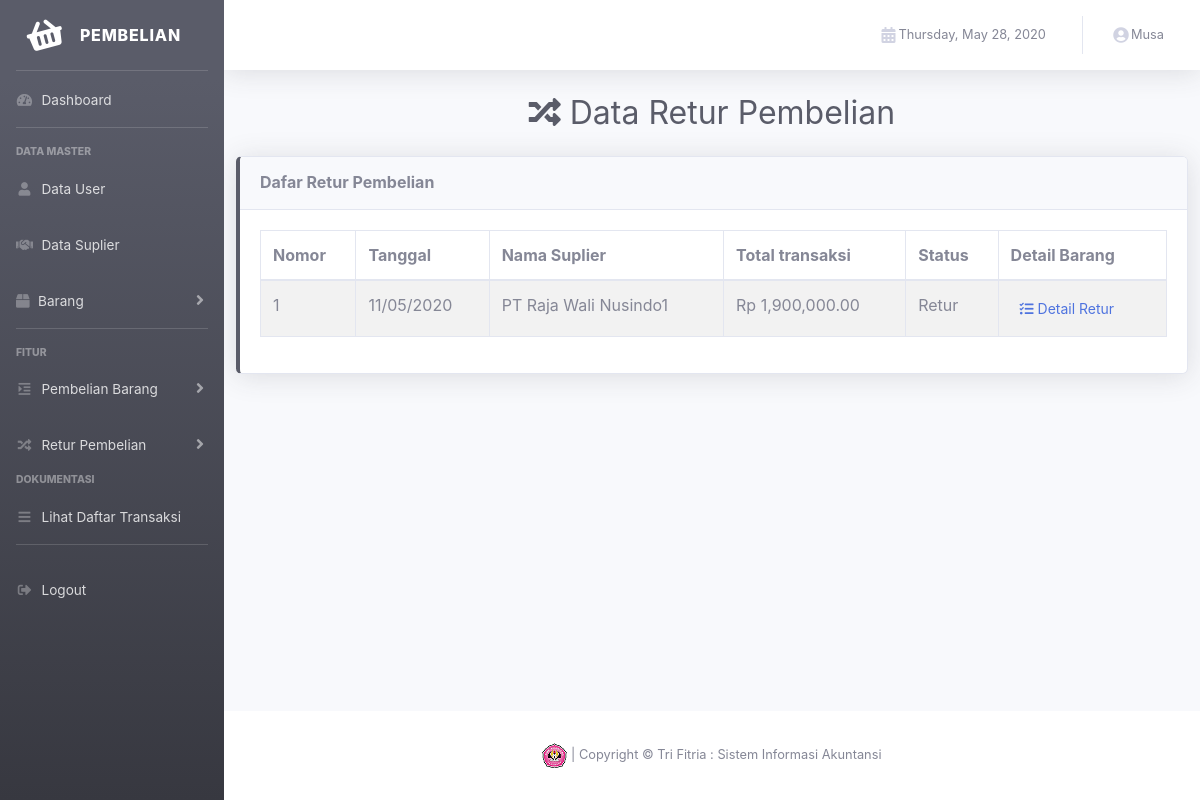
The app's page /view/index.php?p=data_retur (signed in) with its own data.
### tables this page shows
CREATE TABLE IF NOT EXISTS `retur` (
  `id_retur` varchar(6) NOT NULL,
  `status` varchar(16) NOT NULL,
  `total_transaksi` int(45) NOT NULL,
  `tanggal` date NOT NULL,
  `id_order` varchar(6) NOT NULL
);

CREATE TABLE IF NOT EXISTS `order` (
  `id_order` varchar(6) NOT NULL,
  `tanggal` date NOT NULL,
  `status` varchar(16) NOT NULL,
  `total_transaksi` int(45) NOT NULL,
  `nama_suplier` varchar(45) NOT NULL,
  `tanggal_penerimaan` date NOT NULL,
  `tanggal_pembelian` date NOT NULL,
  `no_surat_jalan` varchar(25) NOT NULL,
  `tanggal_pelunasan` date NOT NULL,
  `nomor_faktur` varchar(25) NOT NULL
);

### control/retur/retur.php (called while the page is built, shortened)
<?php
    class retur{
        public function tampil_join_order(){
            $koneksi = new koneksi;
            $query = mysqli_query($koneksi->conn,"SELECT id_retur, `retur`.`status`, `retur`.`total_transaksi`, `retur`.`tanggal`, `order`.`nama_suplier`, `retur`.`id_order` FROM `retur` join `order` on `retur`.`id_order` = `order`.`id_order`");
            if (mysqli_num_rows($query)>0) {
                while ($row= mysqli_fetch_array($query)) {
                    $data[]= $row;
                }
                return $data;
            }
        }
    }
    ?>

### control/koneksi.php (called while the page is built, shortened)
<?php
    class koneksi{
        private $dbhost = "localhost";
        private $dbuser = "root";
        private $dbname = "hph_proj_db";
        private $dbpass = "";
        public function __construct(){
        $this->conn = mysqli_connect($this->dbhost, $this->dbuser, $this->dbpass, $this->dbname) or die("Koneksi gagal");
        }
    }
    ?>

### view/content/transaksi/retur/data_permintaan_retur.php (the view, shortened to what this page needs)
<div class="d-sm-flex align-items-center justify-content-center mb-4">
        <h1 class="h2 mb-0 text-gray-800">
        <i class="fa fa-random" aria-hidden="true"></i>
            Data Retur Pembelian
        </h1>
    </div>
<div class="col">
      <div class="row">
        <div class="col">
          <div class="card shadow mb-4 border-left-dark">
            <div class="card-header py-3">
              <h6 class="m-0 font-weight-bold">Dafar Retur Pembelian</h6>
            </div>
            <div class="card-body" >
                    <div class="table-responsive">
                        <table class="table table-bordered table-striped" width="100%" cellspacing="0" id="dataTable">
                            <thead>
                                <tr>
                                    <th>Nomor</th>
                                    <th>Tanggal</th>
                                    <th>Nama Suplier</th>
                                    <th>Total transaksi</th>
                                    <th>Status</th>
                                    <th>Detail Barang</th>
                                </tr>
                            </thead>
                            <tbody>
                                <?php
                                    if ($retur->tampil_join_order()!=false) {
                                        $no = 1;
                                        foreach ($retur->tampil_join_order() as $key) {
                                            ?>
                                            <tr>
                                                <form action="" method="post">
                                                    <td><?php echo $no++; ?>
                                                    </td>
                                                    <td><?php echo date('d/m/Y', strtotime($key['tanggal'])); ?></td>
                                                    <td><?php echo $key['nama_suplier']; ?></td>
                                                    <td>Rp <?php echo number_format($key['total_transaksi'],2); ?></td>
                                                    <td><?php echo $key['status']; ?></td>
                                                    <td>
                                                        <button type="submit" name="detail" class="btn btn-sm btn-link btn-custom">
                                                            <span>
                                                            <i class="fas fa-tasks"></i>
                                                            </span>
                                                            <span>
                                                            Detail Retur
                                                            </span>
                                                        </button>
                                                    </td>
                                                </form>
                                            </tr>
                                <?php
                                        }
                                    }
                                    ?>
                            </tbody>
                        </table>
                    </div>
            </div>
              </div>
            </div>
          </div>
        </div>

### records on screen
retur: tanggal "11/05/2020", id_order.nama_suplier "PT Raja Wali Nusindo1", total_transaksi "1,900,000.00", status "Retur"

### other values on screen
$_SESSION['nama_user'] "Musa"
